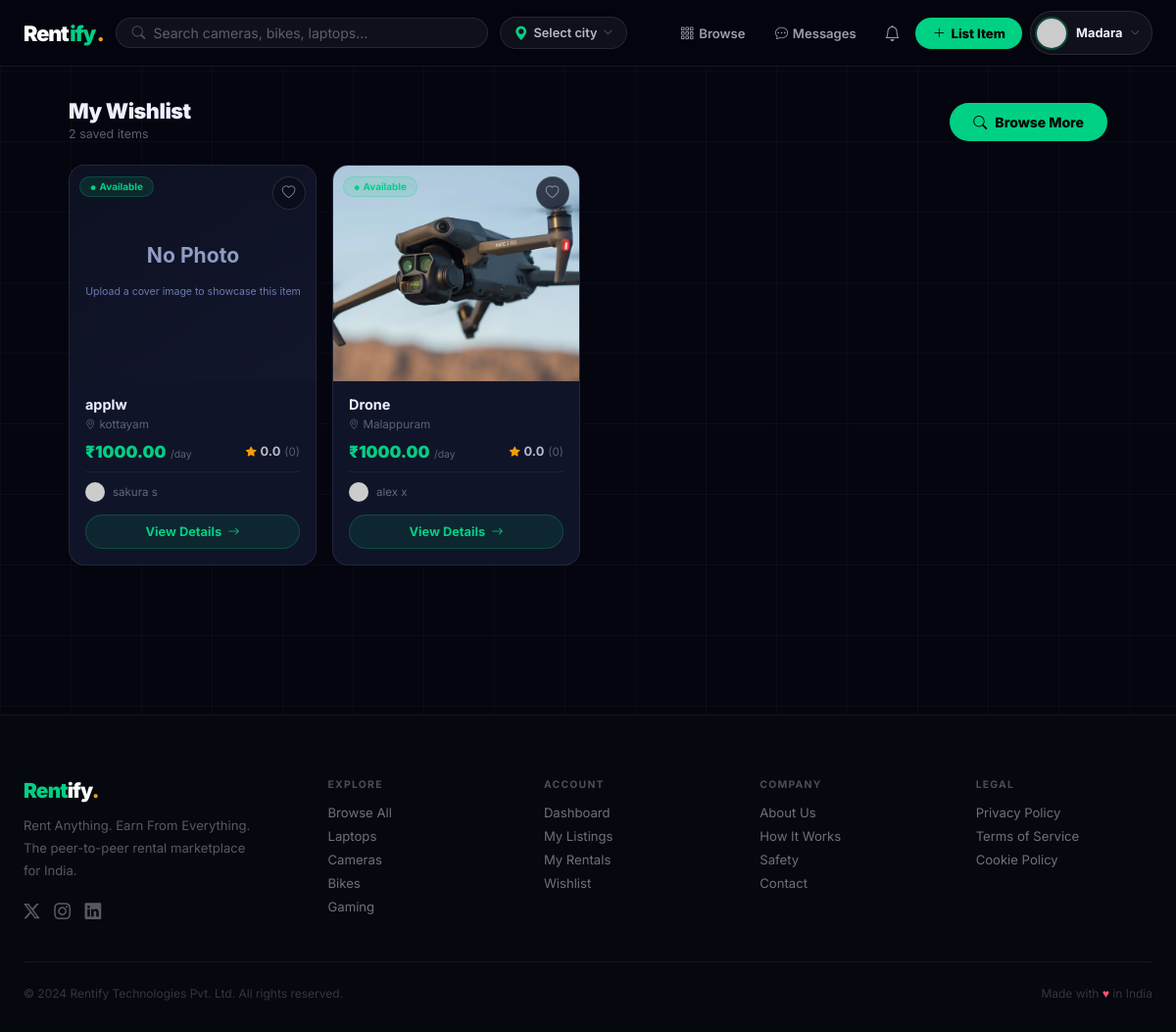
The page /wishlist/ (signed in) on the database its author committed.
### listings/models.py (models this page shows, shortened)
class Wishlist(models.Model):
    user = models.ForeignKey(User, on_delete=models.CASCADE, related_name='wishlist')
    product = models.ForeignKey(Product, on_delete=models.CASCADE, related_name='wishlisted_by')
    added_at = models.DateTimeField(auto_now_add=True)
    class Meta:
        unique_together = ('user', 'product')
        ordering = ['-added_at']

class Product(models.Model):
    owner = models.ForeignKey(User, on_delete=models.CASCADE, related_name='listings')
    title = models.CharField(max_length=200)
    category = models.CharField(max_length=50, choices=CATEGORY_CHOICES, default='other')
    description = models.TextField()
    location = models.CharField(max_length=200, help_text='Public display: city/area only')
    state = models.CharField(max_length=100, blank=True, default='')
    city = models.CharField(max_length=100, blank=True, default='')
    area_locality = models.CharField(max_length=120, blank=True, default='')
    address_private = models.CharField(max_length=300, blank=True, default='')
    price_per_day = models.DecimalField(max_digits=10, decimal_places=2)
    price_per_week = models.DecimalField(max_digits=10, decimal_places=2, null=True, blank=True)
    price_per_month = models.DecimalField(max_digits=10, decimal_places=2, null=True, blank=True)
    security_deposit = models.DecimalField(max_digits=10, decimal_places=2, default=0)
    is_available = models.BooleanField(default=True)
    rating = models.DecimalField(max_digits=3, decimal_places=2, default=0.00)
    total_reviews = models.IntegerField(default=0)
    views_count = models.IntegerField(default=0)
    is_flagged = models.BooleanField(default=False)
    flag_reason = models.CharField(max_length=200, blank=True)
    created_at = models.DateTimeField(auto_now_add=True)
    updated_at = models.DateTimeField(auto_now=True)
    class Meta:
        ordering = ['-created_at']
    def get_primary_image(self):
        img = self.images.filter(is_primary=True).first() or self.images.first()
        return img.image.url if img else static('images/no-image.svg')
    def build_public_location(self):
        parts = []
        if self.area_locality and self.area_locality.strip():
            parts.append(self.area_locality.strip())
        if self.city and self.city.strip():
            if not parts or self.city.strip().lower() != parts[0].lower():
                parts.append(self.city.strip())
        if parts:
            return ', '.join(parts)
        return (self.location or '').strip()
    def get_public_location(self):
        return self.build_public_location() or self.location or ''

class ProductImage(models.Model):
    product = models.ForeignKey(Product, on_delete=models.CASCADE, related_name='images')
    image = models.ImageField(upload_to='products/')
    is_primary = models.BooleanField(default=False)
    order = models.IntegerField(default=0)
    uploaded_at = models.DateTimeField(auto_now_add=True)
    class Meta:
        ordering = ['order', 'uploaded_at']

### listings/views.py (the view)
# urls.py: path('wishlist/', views.wishlist_view, name='wishlist'),
@login_required
def wishlist_view(request):
    wishlist = Wishlist.objects.filter(user=request.user).select_related('product').order_by('-added_at')
    return render(request, 'listings/wishlist.html', {'wishlist': wishlist})

### templates/listings/wishlist.html (shortened to what this page needs)
{% extends 'base.html' %}
{% block content %}
<div class="acct-shell acct-shell--wide">
  <div class="acct-grid-header">
    <div>
      <h1 class="acct-page-title">My Wishlist</h1>
      <p class="acct-page-sub">{{ wishlist|length }} saved item{{ wishlist|length|pluralize }}</p>
    </div>
    <a href="{% url 'search' %}" class="pp-msg-btn" style="width:auto;">
      <i class="bi bi-search"></i> Browse More
    </a>
  </div>
  {% if wishlist %}
  <div class="acct-grid">
    {% for item in wishlist %}
    {% include 'listings/_product_card.html' with product=item.product wishlist_ids=wishlist_ids %}
    {% endfor %}
  </div>
  {% endif %}
</div>
{% endblock %}

### templates/includes/navbar.html (shortened to what this page needs)
{% if user.is_authenticated %}
<nav class="rfy-nav" id="mainNav">
  <div class="rfy-nav-inner">
    <a href="{% url 'home' %}" class="rfy-brand me-1">
      <span class="b-dark">Rent</span><span style="color:var(--green);">ify</span><span class="b-dot">.</span>
    </a>
    <form class="rfy-search d-none d-md-flex" action="{% url 'browse' %}" method="get" style="max-width:380px;">
      <i class="bi bi-search" style="color:rgba(238,240,255,.3);font-size:.85rem;flex-shrink:0;"></i>
      <input type="text" name="q" placeholder="Search cameras, bikes, laptops…" value="{{ request.GET.q|default:'' }}" autocomplete="off">
    </form>
    <div class="d-none d-lg-flex">
      {% include 'includes/location_dropdown.html' %}
    </div>
    <div class="rfy-nav-right d-none d-lg-flex">
      <a href="{% url 'browse' %}"
         class="rfy-navlink ">
        <i class="bi bi-grid-3x3-gap"></i> Browse
      </a>
      <a href="{% url 'inbox' %}"
         class="rfy-msg-link {% if request.resolver_match.url_name == 'inbox' or request.resolver_match.url_name == 'conversation' %}active{% endif %}">
        <i class="bi bi-chat-dots"></i>
        Messages
      </a>
      <div style="position:relative;">
        <button class="rfy-iconbtn" id="notifBtn" aria-label="Notifications">
          <i class="bi bi-bell"></i>
        </button>
      </div>
      <a href="{% url 'create_listing' %}" class="rfy-list-btn">
        <i class="bi bi-plus-lg"></i> List Item
      </a>
      <div class="rfy-nav-authed-only" style="position:relative;margin-left:.15rem;">
        <button class="rfy-profile-trigger" id="profileBtn" aria-expanded="false">
          <img src="{{ request.user.profile.get_photo_url }}"
               alt="{{ request.user.username }}"
               onerror="this.src='https://placehold.co/34/4F8EF7/fff?text={{ request.user.username|first|upper }}'">
          <span class="pt-name d-none d-xl-block">{{ request.user.first_name|default:request.user.username }}</span>
          <i class="bi bi-chevron-down pt-caret"></i>
        </button>
      </div>
    </div>
  </div>
</nav>
{% endif %}

### templates/listings/_product_card.html (shortened to what this page needs)
{% load static %}
<div style="background:#101428;border:1px solid rgba(255,255,255,.08);border-radius:16px;overflow:hidden;display:flex;flex-direction:column;transition:border-color .2s,transform .25s,box-shadow .25s;height:100%;"
     onmouseover="this.style.transform='translateY(-5px)';this.style.boxShadow='0 16px 48px rgba(0,0,0,.6),0 0 0 1px rgba(0,208,132,.12)';this.style.borderColor='rgba(0,208,132,.25)'"
     onmouseout="this.style.transform='';this.style.boxShadow='';this.style.borderColor='rgba(255,255,255,.08)'">
  <div style="position:relative;overflow:hidden;height:220px;">
    <a href="{% url 'product_detail' product.pk %}" style="display:block;height:100%;">
      <img src="{{ product.get_primary_image }}"
           alt="{{ product.title }}"
           loading="lazy"
           style="width:100%;height:100%;object-fit:cover;display:block;transition:transform .45s ease;"
           onmouseover="this.style.transform='scale(1.05)'"
           onmouseout="this.style.transform='scale(1)'"
           onerror="this.src='https://placehold.co/400x300/0d1020/00D084?text=No+Photo'">
    </a>
    {% if not product.is_available %}
    <span style="position:absolute;top:.65rem;left:.65rem;background:rgba(255,255,255,.07);color:rgba(238,240,255,.5);border:1px solid rgba(255,255,255,.1);border-radius:50px;font-size:.62rem;font-weight:700;text-transform:uppercase;letter-spacing:.05em;padding:.2rem .65rem;">
      Unavailable
    </span>
    {% elif product.rating >= 4.5 and product.total_reviews >= 3 %}
    <span style="position:absolute;top:.65rem;left:.65rem;background:linear-gradient(90deg,#F59E0B,#EF4444);color:#fff;border-radius:50px;font-size:.62rem;font-weight:800;text-transform:uppercase;letter-spacing:.05em;padding:.22rem .65rem;">
      ⭐ Top Rated
    </span>
    {% else %}
    <span style="position:absolute;top:.65rem;left:.65rem;background:rgba(0,208,132,.12);color:#00D084;border:1px solid rgba(0,208,132,.22);border-radius:50px;font-size:.62rem;font-weight:700;padding:.22rem .65rem;">
      <i class="bi bi-circle-fill" style="font-size:.3rem;vertical-align:middle;margin-right:.25rem;"></i>Available
    </span>
    {% endif %}
    {% if request.user.is_authenticated %}
    <button data-pid="{{ product.pk }}"
            onclick="event.preventDefault();event.stopPropagation();wlToggle(this)"
            class="{% if product.pk in wishlist_ids %}on{% endif %}"
            aria-label="Save to wishlist"
            style="position:absolute;top:.65rem;right:.65rem;width:34px;height:34px;border-radius:50%;background:rgba(9,12,26,.75);backdrop-filter:blur(8px);border:1px solid rgba(255,255,255,.12);display:flex;align-items:center;justify-content:center;cursor:pointer;transition:all .18s;font-size:.85rem;color:{% if product.pk in wishlist_ids %}#FF5272{% else %}rgba(238,240,255,.55){% endif %};">
      <i class="bi {% if product.pk in wishlist_ids %}bi-heart-fill{% else %}bi-heart{% endif %}"></i>
    </button>
    {% endif %}
  </div>
  <div style="padding:.95rem 1rem 1rem;display:flex;flex-direction:column;flex:1;">
    <a href="{% url 'product_detail' product.pk %}"
       style="font-weight:700;font-size:.9rem;color:#EEF0FF;display:block;white-space:nowrap;overflow:hidden;text-overflow:ellipsis;margin-bottom:.3rem;text-decoration:none;"
       onmouseover="this.style.color='#00D084'"
       onmouseout="this.style.color='#EEF0FF'">
      {{ product.title }}
    </a>
    <div style="font-size:.73rem;color:rgba(238,240,255,.35);display:flex;align-items:center;gap:.25rem;margin-bottom:.65rem;">
      <i class="bi bi-geo-alt" style="font-size:.65rem;"></i>
      {{ product.get_public_location }}
    </div>
    <div style="display:flex;justify-content:space-between;align-items:center;margin-bottom:.65rem;">
      <div>
        <span style="font-size:1.05rem;font-weight:900;color:#00D084;">₹{{ product.price_per_day }}</span>
        <span style="font-size:.65rem;color:rgba(238,240,255,.35);">/day</span>
      </div>
      <div style="display:flex;align-items:center;gap:.25rem;">
        <i class="bi bi-star-fill" style="color:#F59E0B;font-size:.68rem;"></i>
        <span style="font-size:.8rem;font-weight:700;color:rgba(238,240,255,.75);">{{ product.rating|floatformat:1 }}</span>
        <span style="font-size:.72rem;color:rgba(238,240,255,.32);">({{ product.total_reviews }})</span>
      </div>
    </div>
    <div style="display:flex;align-items:center;gap:.5rem;padding-top:.6rem;border-top:1px solid rgba(255,255,255,.06);margin-bottom:.85rem;">
      <img src="{{ product.owner.profile.get_photo_url }}"
           style="width:20px;height:20px;border-radius:50%;object-fit:cover;flex-shrink:0;"
           onerror="this.src='https://placehold.co/20/4F8EF7/fff?text={{ product.owner.username|first|upper }}'">
      <span style="font-size:.72rem;color:rgba(238,240,255,.38);overflow:hidden;white-space:nowrap;text-overflow:ellipsis;">
        {{ product.owner.get_full_name|default:product.owner.username }}
      </span>
    </div>
    <a href="{% url 'product_detail' product.pk %}"
       style="display:flex;align-items:center;justify-content:center;gap:.4rem;
              background:rgba(0,208,132,.1);color:#00D084;
              border:1.5px solid rgba(0,208,132,.22);
              border-radius:50px;padding:.55rem .9rem;
              font-size:.8rem;font-weight:700;text-decoration:none;
              transition:all .18s;margin-top:auto;"
       onmouseover="this.style.background='#00D084';this.style.color='#000'"
       onmouseout="this.style.background='rgba(0,208,132,.1)';this.style.color='#00D084'">
      View Details <i class="bi bi-arrow-right" style="font-size:.75rem;"></i>
    </a>
  </div>
</div>

### rows shown on the page
Wishlist: shows a picture
Product: title "applw", get_public_location "kottayam", price_per_day "1000.00", rating "0.0", total_reviews "0", owner.get_full_name "sakura s"
Wishlist: get_primary_image (picture)
Product: title "Drone", get_public_location "Malappuram", price_per_day "1000.00", rating "0.0", total_reviews "0", owner.get_full_name "alex x"

### other values the page prints
{{ request.user.first_name|default:request.user.username }} "Madara"
{{ wishlist|length }} "2"
{{ section }} "EXPLORE" "ACCOUNT" "COMPANY" "LEGAL"
{{ label }} "Browse All" "Laptops" "Cameras" "Bikes" "Gaming" "Dashboard" "My Listings" "My Rentals" "Wishlist" "About Us" "How It Works" "Safety" "Contact" "Privacy Policy" "Terms of Service" "Cookie Policy"
